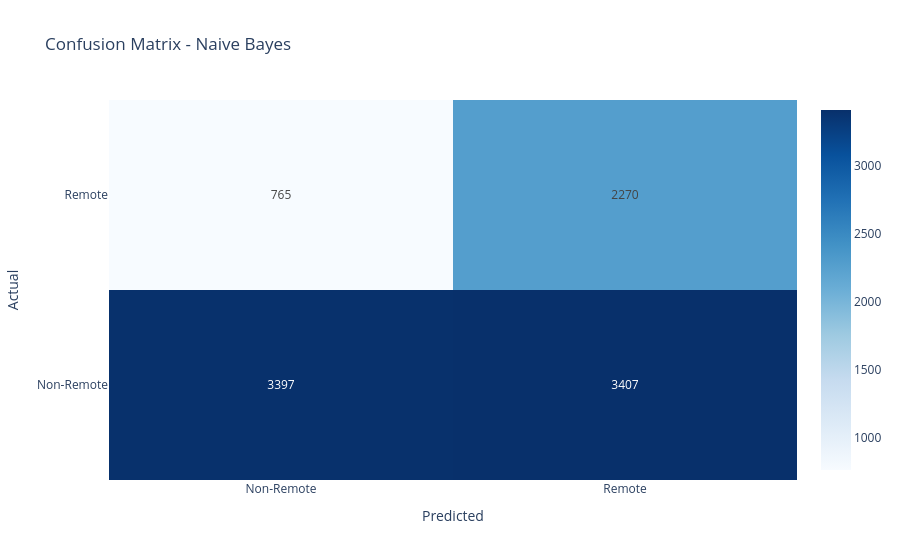

Source (notebook cell):
### Markdown cell above
## **Naive Bayes**

### Code cell
# Naive Bayes
nb = GaussianNB()
nb.fit(X_train_scaled, y_train)
nb_predictions = nb.predict(X_test_scaled)
cm_nb = confusion_matrix(y_test, nb_predictions)
acc_nb = accuracy_score(y_test, nb_predictions)
report_nb = classification_report(y_test, nb_predictions, target_names=['Non-Remote', 'Remote'], output_dict=True)
tn_nb, fp_nb, fn_nb, tp_nb = cm_nb.ravel()
print(f"Naive Bayes Results")
print(f"{'Metric':<25} {'Non-Remote':>12} {'Remote':>12}")
print("-" * 51)
print(f"{'Precision':<25} {report_nb['Non-Remote']['precision']:>12.4f} {report_nb['Remote']['precision']:>12.4f}")
print(f"{'Recall':<25} {report_nb['Non-Remote']['recall']:>12.4f} {report_nb['Remote']['recall']:>12.4f}")
print(f"{'F1 Score':<25} {report_nb['Non-Remote']['f1-score']:>12.4f} {report_nb['Remote']['f1-score']:>12.4f}")
print(f"{'Support':<25} {report_nb['Non-Remote']['support']:>12} {report_nb['Remote']['support']:>12}")
print("-" * 51)
print(f"{'Accuracy':<25} {acc_nb:>12.4f}")
print(f"{'Macro Avg F1':<25} {report_nb['macro avg']['f1-score']:>12.4f}")
print(f"{'Weighted Avg F1':<25} {report_nb['weighted avg']['f1-score']:>12.4f}")
fig = go.Figure(data=go.Heatmap(
    z=cm_nb,
    x=['Non-Remote', 'Remote'],
    y=['Non-Remote', 'Remote'],
    colorscale='Blues',
    text=cm_nb,
    texttemplate="%{text}",
    hoverongaps=False
))
fig.update_layout(
    title="Confusion Matrix - Naive Bayes",
    xaxis_title="Predicted",
    yaxis_title="Actual"
)
fig.show()

### Figure 1 — Plotly figure (JSON) as saved in the notebook; plotly's stock layout.template omitted (floating-point values rounded to 4 significant figures)
{"data": [{"colorscale": [[0, "rgb(247,251,255)"], [0.125, "rgb(222,235,247)"], [0.25, "rgb(198,219,239)"], [0.375, "rgb(158,202,225)"], [0.5, "rgb(107,174,214)"], [0.625, "rgb(66,146,198)"], [0.75, "rgb(33,113,181)"], [0.875, "rgb(8,81,156)"], [1, "rgb(8,48,107)"]], "hoverongaps": false, "text": [[3397, 3407], [765, 2270]], "texttemplate": "%{text}", "type": "heatmap", "x": ["Non-Remote", "Remote"], "y": ["Non-Remote", "Remote"], "z": [[3397, 3407], [765, 2270]]}], "layout": {"title": {"text": "Confusion Matrix - Naive Bayes"}, "xaxis": {"title": {"text": "Predicted"}}, "yaxis": {"title": {"text": "Actual"}}}}
